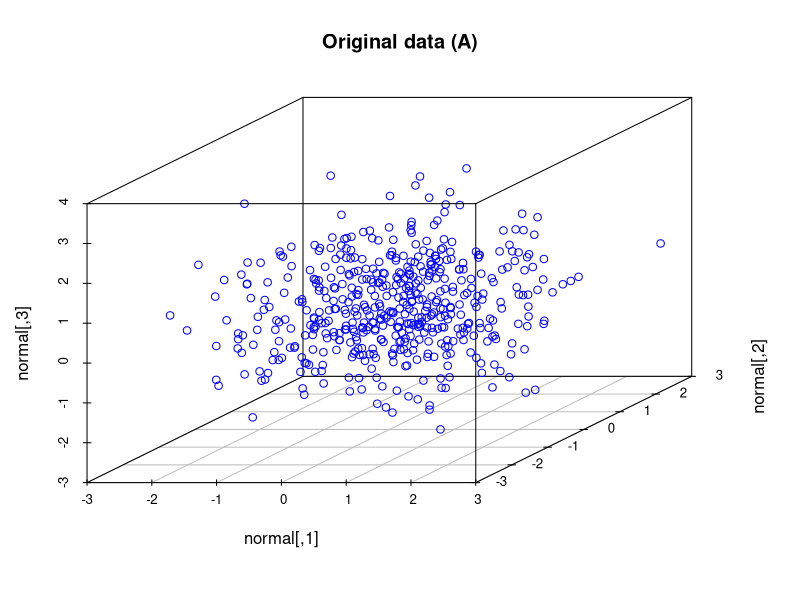
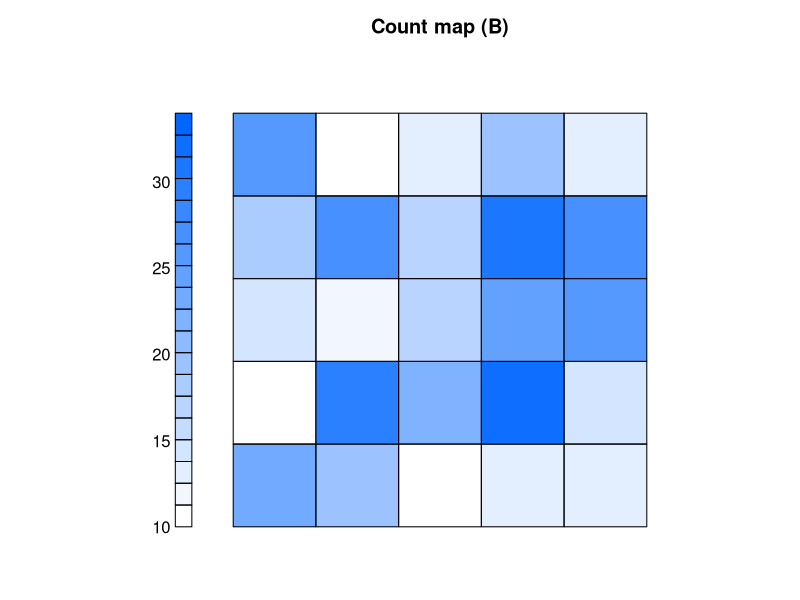
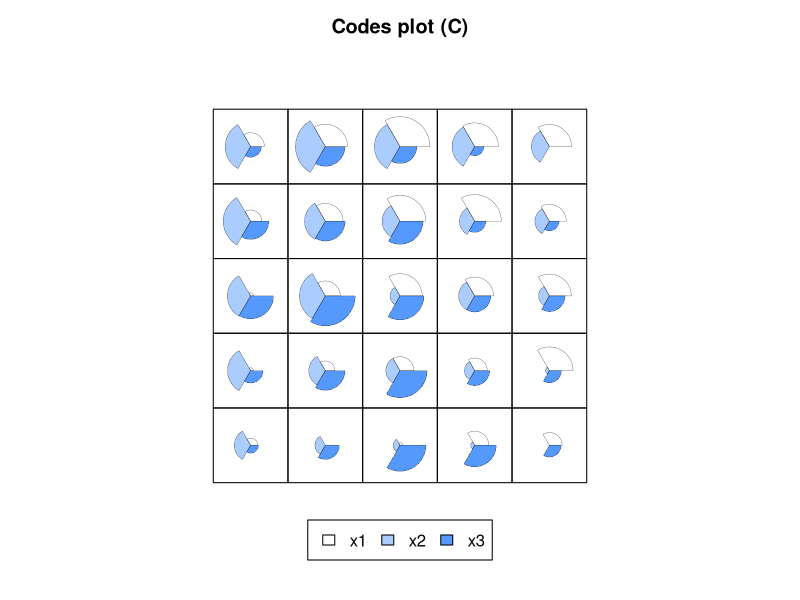
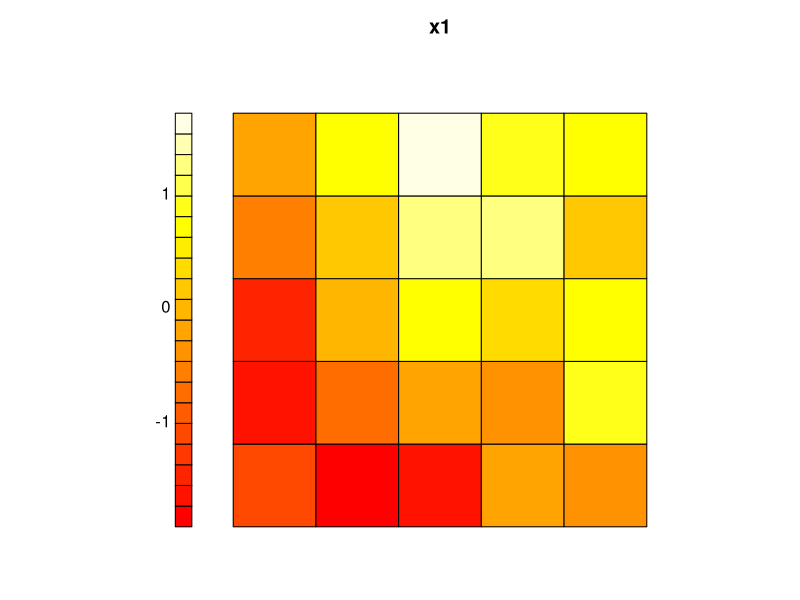
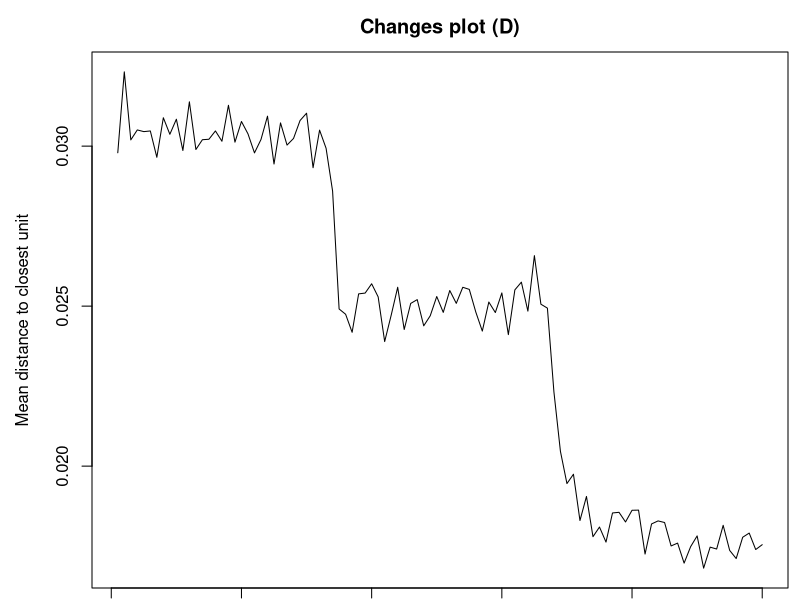
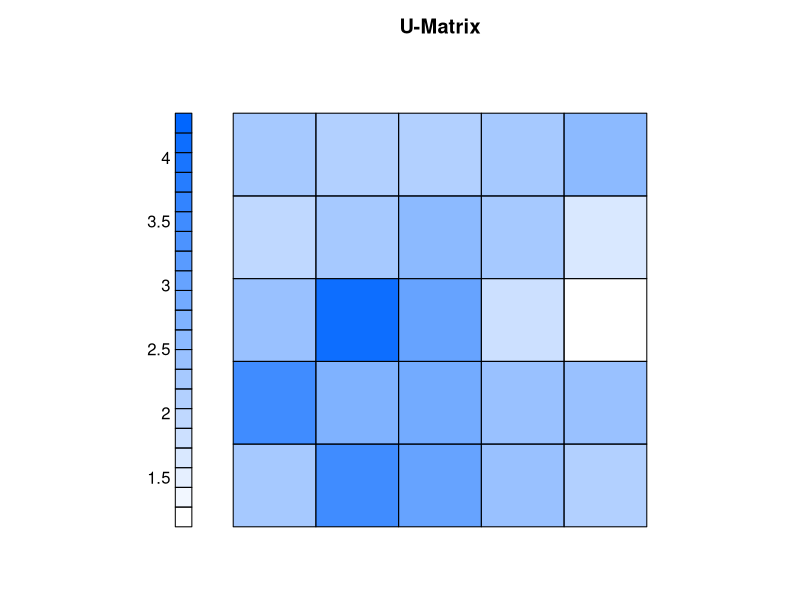
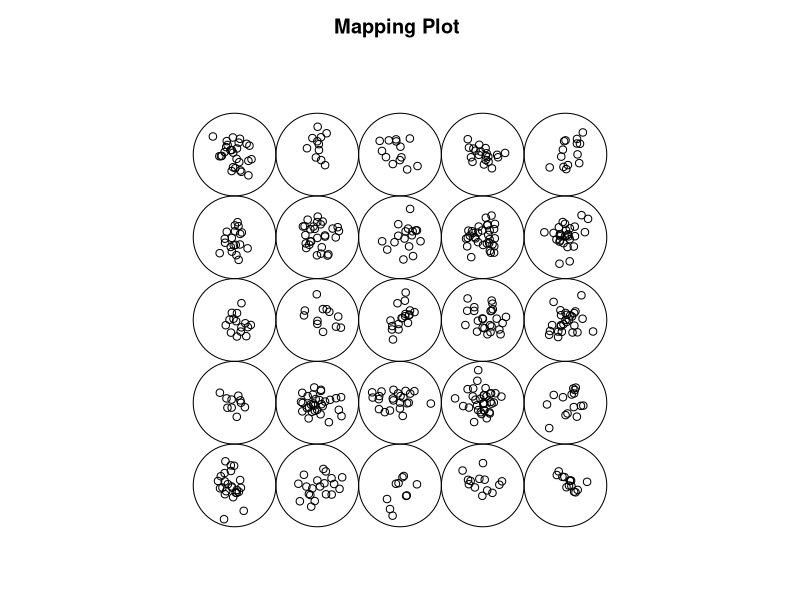
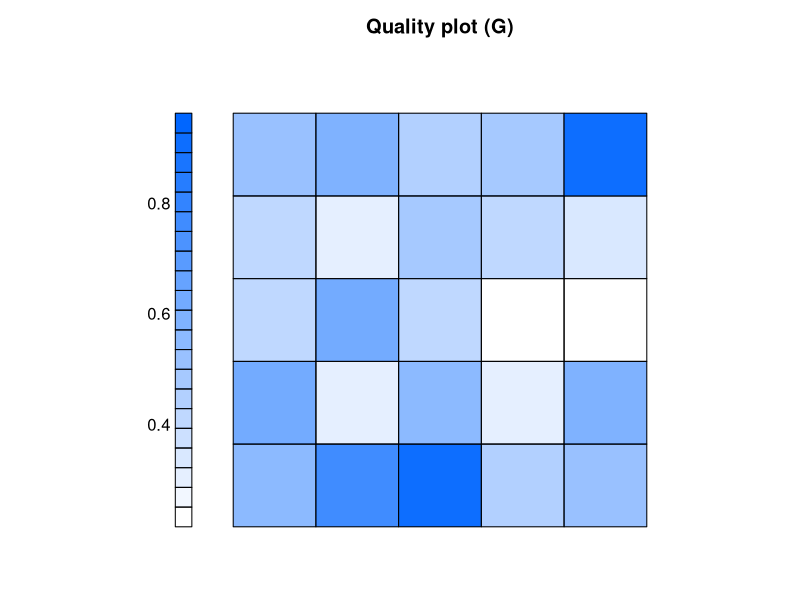

Source code (R) for these figures, in order:
require(kohonen)
require(RColorBrewer)
require(spatstat)
require(mvtnorm)
require(graphics)
require(utils)
require(MASS)
require(scatterplot3d)

## 3-D Gaussian case
n <- 500
mu <- c(0,0,0)
sigma <- diag(3)

normal <- mvrnorm(n = n, mu, sigma)

# Gradient function taken from http://eric.univ-lyon2.fr/~ricco/tanagra/fichiers/en_Tanagra_Kohonen_SOM_R.pdf
degrade.bleu <- function(n){
  return(rgb(0,0.4,1,alpha=seq(0,1,1/n)))
}

# Convert to data frame

df <- data.frame(x1 = normal[,1], x2 = normal[,2], x3 = normal[,3])
set.seed(232133)
# SOM object
data.supersom <- supersom(scale(df), somgrid(5, 5, "rectangular"), rlen = 100, mode = "online")


scatterplot3d::scatterplot3d(normal, color = "blue", main = "Original data (A)" )
# Counts plot
plot(data.supersom, type = "counts", palette.name=degrade.bleu, main = "Count map (B)", keepMargins = FALSE, shape = "straight")
# Code plot
plot(data.supersom, type = "codes", palette.name=degrade.bleu, main = "Codes plot (C)", keepMargins = TRUE, shape = "straight")
# Property plot
plot(data.supersom, type = "property", main = colnames(getCodes(data.supersom, 1))[1], property = getCodes(data.supersom, 1)[,1], keepMargins = TRUE, shape = "straight")
# Changes plot

plot(data.supersom, type = "changes",palette.name=degrade.bleu, main = "Changes plot (D)", keepMargins = TRUE, shape = "straight")
# U-Matrix
plot(data.supersom, type = "dist.neighbours", palette.name=degrade.bleu, main = "U-Matrix", keepMargins = TRUE, shape = "straight")
# Mapping plot
plot(data.supersom, type = "mapping", pch = 1, main = "Mapping Plot ", keepMargins = TRUE)
# Quality plot
plot(data.supersom, type = "quality", palette.name=degrade.bleu, main = "Quality plot (G)", keepMargins = TRUE, shape = "straight")

# Print number of samples of each unit
counts <- table(data.supersom$unit.classif)
print(counts)

# Get codebook cordinates and create matrix with extar row containing the distribution mean
codebooks <- getCodes(data.supersom)
codebooks <- rbind(codebooks, mu)

# Print distances between codebboks and Gaussian centre
aux <- as.matrix(dist(codebooks))
print(aux[26,])
